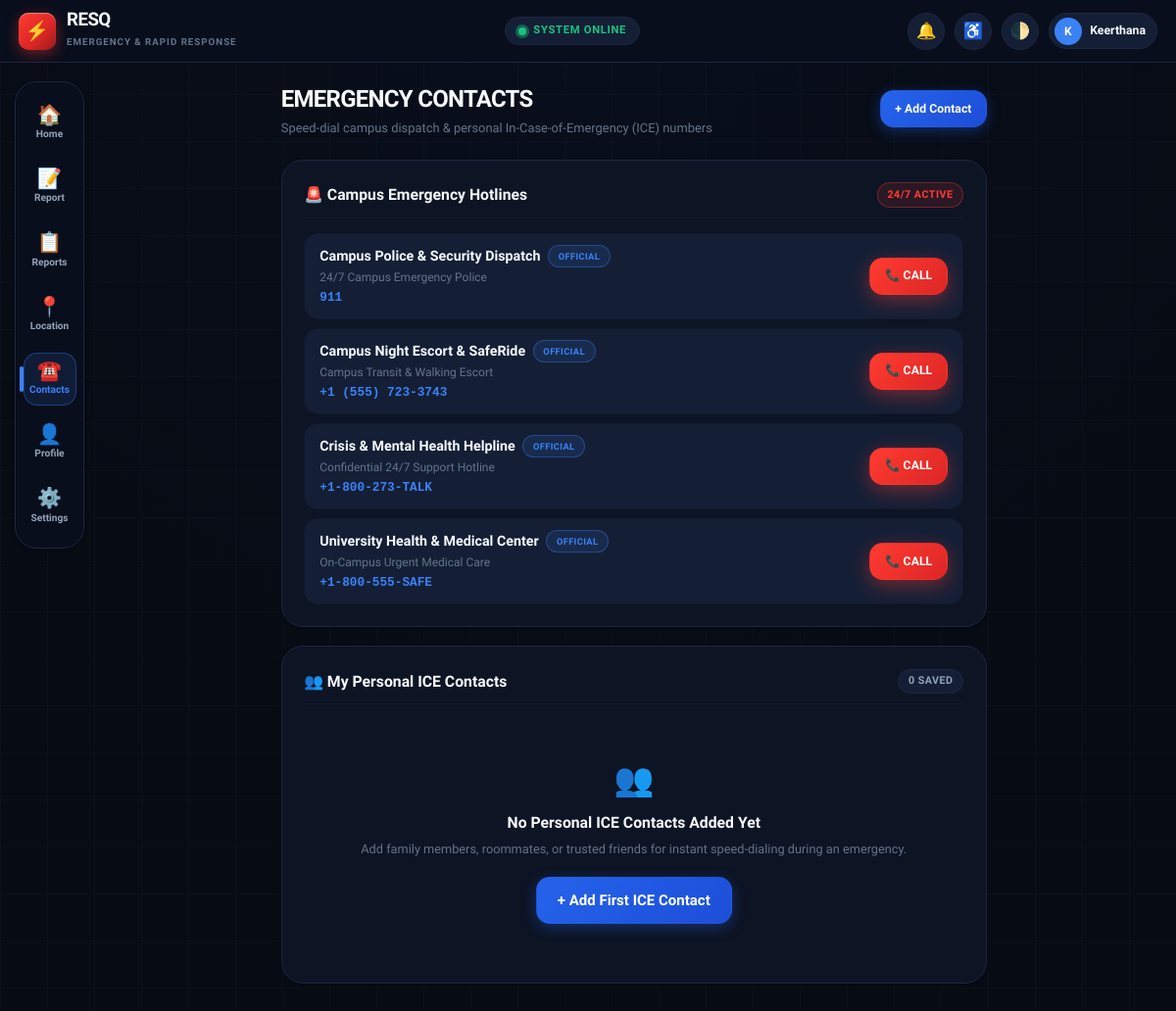
/contacts/ (signed in), run on the app's committed database.
### safety_app/models.py (models this page shows, shortened)
class EmergencyContact(models.Model):
    user = models.ForeignKey(User, on_delete=models.CASCADE, related_name='emergency_contacts', null=True, blank=True)
    name = models.CharField(max_length=120)
    relationship = models.CharField(max_length=80, help_text="e.g. Campus Police, Medical Unit, Parent, Roommate")
    phone_number = models.CharField(max_length=25)
    is_primary = models.BooleanField(default=False)
    is_campus_service = models.BooleanField(default=False, help_text="Official 24/7 campus safety hotline")
    created_at = models.DateTimeField(auto_now_add=True)
    class Meta:
        ordering = ['-is_campus_service', '-is_primary', 'name']

### safety_app/views.py (the view)
# urls.py: path('contacts/', views.contacts_view, name='contacts'),
@login_required
def contacts_view(request):
    user_contacts = EmergencyContact.objects.filter(user=request.user)
    campus_hotlines = EmergencyContact.objects.filter(is_campus_service=True)
    form = EmergencyContactForm()
    return render(request, 'contacts/contacts.html', {
        'user_contacts': user_contacts,
        'campus_hotlines': campus_hotlines,
        'form': form
    })

### templates/contacts/contacts.html (shortened to what this page needs)
{% extends 'base.html' %}
{% load static %}
{% block content %}
<div class="page-centered-container">
  <div style="display:flex; justify-content:space-between; align-items:center; margin-bottom:1.5rem;">
    <div>
      <h1 style="font-size:1.6rem; font-weight:900; color:var(--text-primary); letter-spacing:-0.03em;">
        EMERGENCY CONTACTS
      </h1>
      <p style="font-size:0.86rem; color:var(--text-muted); margin-top:2px;">
        Speed-dial campus dispatch & personal In-Case-of-Emergency (ICE) numbers
      </p>
    </div>
    <button type="button" class="btn btn-primary" onclick="document.getElementById('add-contact-modal').classList.add('active');" style="min-height:38px; padding:0.4rem 0.95rem; font-size:0.82rem;">
      + Add Contact
    </button>
  </div>
  <div class="card">
    <div class="card-header">
      <h2 class="card-title">🚨 Campus Emergency Hotlines</h2>
      <span class="badge badge-emergency">24/7 ACTIVE</span>
    </div>
    <div style="display:flex; flex-direction:column; gap:0.6rem;">
      {% for hotline in campus_hotlines %}
        <div style="display:flex; justify-content:space-between; align-items:center; padding:0.75rem 1rem; background:var(--bg-subtle); border-radius:var(--radius-md); border:1px solid var(--border-subtle);">
          <div style="min-width:0; flex:1;">
            <div style="display:flex; align-items:center; gap:0.5rem;">
              <span style="font-weight:900; font-size:0.95rem; color:var(--text-primary);">
                {{ hotline.name }}
              </span>
              <span class="badge badge-info" style="font-size:0.62rem;">Official</span>
            </div>
            <div style="font-size:0.8rem; color:var(--text-muted); margin-top:1px;">{{ hotline.relationship }}</div>
            <div style="font-family:var(--font-mono); font-size:0.85rem; color:var(--nav-blue); font-weight:700; margin-top:2px;">
              {{ hotline.phone_number }}
            </div>
          </div>
          <a href="tel:{{ hotline.phone_number }}" class="btn btn-emergency" style="padding:0.45rem 1rem; min-height:38px; font-size:0.82rem;" aria-label="Direct dial {{ hotline.name }}">
            📞 CALL
          </a>
        </div>
      {% endfor %}
    </div>
  </div>
  <div class="card">
    <div class="card-header">
      <h2 class="card-title">👥 My Personal ICE Contacts</h2>
      <span class="badge badge-gray">{{ user_contacts.count }} Saved</span>
    </div>
    {% if user_contacts %}
      <div style="display:flex; flex-direction:column; gap:0.6rem;">
        {% for c in user_contacts %}
          <div style="display:flex; justify-content:space-between; align-items:center; padding:0.75rem 1rem; background:var(--bg-subtle); border-radius:var(--radius-md); border:1px solid var(--border-subtle);">
            <div style="min-width:0; flex:1;">
              <div style="display:flex; align-items:center; gap:0.5rem;">
                <span style="font-weight:900; font-size:0.95rem; color:var(--text-primary);">
                  {{ c.name }}
                </span>
                {% if c.is_primary %}
                  <span class="badge badge-success" style="font-size:0.62rem;">Primary ICE</span>
                {% endif %}
              </div>
              <div style="font-size:0.8rem; color:var(--text-muted); margin-top:1px;">{{ c.relationship }}</div>
              <div style="font-family:var(--font-mono); font-size:0.85rem; color:var(--text-secondary); margin-top:2px;">
                {{ c.phone_number }}
              </div>
            </div>
            <div style="display:flex; gap:0.4rem;">
              <a href="tel:{{ c.phone_number }}" class="btn btn-primary" style="padding:0.4rem 0.85rem; min-height:36px; font-size:0.8rem;" aria-label="Call {{ c.name }}">
                📞 Call
              </a>
              <form method="post" action="{% url 'delete_contact' pk=c.id %}" onsubmit="return confirm('Delete contact {{ c.name }}?');" style="display:inline;">
                {% csrf_token %}
                <button type="submit" class="btn btn-outline" style="padding:0.4rem 0.65rem; min-height:36px; color:var(--emergency-red); border-color:transparent;" title="Delete Contact">
                  🗑️
                </button>
              </form>
            </div>
          </div>
        {% endfor %}
      </div>
    {% else %}
      <div style="text-align:center; padding:2.5rem 1rem;">
        <div style="font-size:2.2rem; margin-bottom:0.5rem;">👥</div>
        <div style="font-weight:800; color:var(--text-primary); font-size:1.05rem;">No Personal ICE Contacts Added Yet</div>
        <p style="font-size:0.85rem; color:var(--text-muted); margin:0.35rem 0 1.25rem;">
          Add family members, roommates, or trusted friends for instant speed-dialing during an emergency.
        </p>
        <button type="button" class="btn btn-primary" onclick="document.getElementById('add-contact-modal').classList.add('active');">
          + Add First ICE Contact
        </button>
      </div>
    {% endif %}
  </div>
</div>
{% endblock %}

### templates/base.html (shortened to what this page needs)
{% load static %}
<!DOCTYPE html>
<html lang="en">
<head>
  <link rel="stylesheet" href="{% static 'css/main.css' %}">
  <link rel="stylesheet" href="{% static 'css/components.css' %}">
</head>
<body>
  <header class="resq-topbar">
    <div class="resq-topbar-inner">
      <a href="{% url 'dashboard' %}" class="resq-brand" aria-label="RESQ Emergency Command Center">
        <div class="resq-brand-shield">⚡</div>
        <div class="resq-brand-text">
          <div class="resq-brand-title">RESQ</div>
          <span class="resq-brand-sub">EMERGENCY & RAPID RESPONSE</span>
        </div>
      </a>
      <div class="topbar-center-status">
        <span class="pulse-dot"></span>
        <span>SYSTEM ONLINE</span>
      </div>
      <div class="topbar-actions">
        {% if user.is_authenticated %}
          <button type="button" class="icon-btn" title="Live System Notifications" aria-label="Notifications" onclick="showToast('Campus Police & Medical Response Units active.', 'info');">
            🔔
          </button>
          <button type="button" class="icon-btn" id="quick-a11y-toggle" title="Accessibility & High Contrast" aria-label="Accessibility Options">
            ♿
          </button>
          <button type="button" class="icon-btn" id="quick-theme-toggle" title="Toggle Daylight Shift / Dark Operations" aria-label="Toggle Theme">
            🌓
          </button>
          <a href="{% url 'profile' %}" class="topbar-user-pill" title="View Profile & Medical Data">
            <div class="topbar-user-avatar">
              {{ user.first_name|first|default:user.username|first|upper }}
            </div>
            <span class="topbar-user-name">{{ user.first_name|default:user.username }}</span>
          </a>
        {% else %}
          <a href="{% url 'login' %}" class="btn btn-outline" style="min-height: 38px; padding: 0.4rem 1rem; font-size: 0.85rem;">Sign In</a>
        {% endif %}
      </div>
    </div>
  </header>
  <div class="resq-app-shell">
    {% if user.is_authenticated %}
    <aside class="resq-nav-rail" aria-label="RESQ Navigation Rail">
      <a href="{% url 'dashboard' %}" class="nav-rail-item {% if request.resolver_match.url_name == 'dashboard' %}active{% endif %}" data-tooltip="Home Command">
        <span class="rail-icon">🏠</span>
        <span>Home</span>
      </a>
      <a href="{% url 'incident_report' %}" class="nav-rail-item {% if request.resolver_match.url_name == 'incident_report' %}active{% endif %}" data-tooltip="Report Incident">
        <span class="rail-icon">📝</span>
        <span>Report</span>
      </a>
      <a href="{% url 'my_reports' %}" class="nav-rail-item {% if request.resolver_match.url_name == 'my_reports' or request.resolver_match.url_name == 'incident_detail' %}active{% endif %}" data-tooltip="My Reports">
        <span class="rail-icon">📋</span>
        <span>Reports</span>
      </a>
      <a href="{% url 'location' %}" class="nav-rail-item {% if request.resolver_match.url_name == 'location' %}active{% endif %}" data-tooltip="Live Location">
        <span class="rail-icon">📍</span>
        <span>Location</span>
      </a>
      <a href="{% url 'contacts' %}" class="nav-rail-item {% if request.resolver_match.url_name == 'contacts' or request.resolver_match.url_name == 'add_contact' or request.resolver_match.url_name == 'edit_contact' %}active{% endif %}" data-tooltip="Emergency Contacts">
        <span class="rail-icon">☎️</span>
        <span>Contacts</span>
      </a>
      <a href="{% url 'profile' %}" class="nav-rail-item {% if request.resolver_match.url_name == 'profile' %}active{% endif %}" data-tooltip="Profile & Medical">
        <span class="rail-icon">👤</span>
        <span>Profile</span>
      </a>
      <a href="{% url 'settings' %}" class="nav-rail-item {% if request.resolver_match.url_name == 'settings' %}active{% endif %}" data-tooltip="Settings & A11y">
        <span class="rail-icon">⚙️</span>
        <span>Settings</span>
      </a>
    </aside>
    {% endif %}
    <main class="resq-main-content">
      {% block content %}
      {% endblock %}
    </main>
  </div>
</body>
</html>

### safety_app/static/css/components.css (style rules this page uses)
.resq-nav-rail { background: var(--bg-nav); border: 1px solid var(--border-color); border-radius: var(--radius-lg); padding: 1rem 0.5rem; display: flex; flex-direction: column; align-items: center; gap: 0.75rem; position: sticky; top: calc(var(--header-height) + 12px); box-shadow: var(--shadow-sm); }
.nav-rail-item { width: 54px; height: 54px; border-radius: var(--radius-md); display: flex; flex-direction: column; align-items: center; justify-content: center; color: var(--text-secondary); text-decoration: none; font-size: 0.68rem; font-weight: 800; transition: all var(--transition-fast); position: relative; border: 1px solid transparent; background: none; cursor: pointer; }
.nav-rail-item .rail-icon { font-size: 1.35rem; line-height: 1; margin-bottom: 2px; }
.nav-rail-item.active { background: var(--nav-blue-light); color: var(--nav-blue); border-color: var(--nav-blue-border); }
.nav-rail-item.active::before { content: ''; position: absolute; left: -5px; top: 25%; bottom: 25%; width: 4px; background: var(--nav-blue); border-radius: var(--radius-full); }

### data on the page
EmergencyContact: name "Campus Police & Security Dispatch", relationship "24/7 Campus Emergency Police", phone_number "911"
EmergencyContact: name "Campus Night Escort & SafeRide", relationship "Campus Transit & Walking Escort", phone_number "+1 (555) 723-3743"
EmergencyContact: name "Crisis & Mental Health Helpline", relationship "Confidential 24/7 Support Hotline", phone_number "+1-800-273-TALK"
EmergencyContact: name "University Health & Medical Center", relationship "On-Campus Urgent Medical Care", phone_number "+1-800-555-SAFE"

### other printed values
{{ user.first_name|first|default:user.username|first|upper }} "K"
{{ user.first_name|default:user.username }} "Keerthana"
{{ user_contacts.count }} "0"
